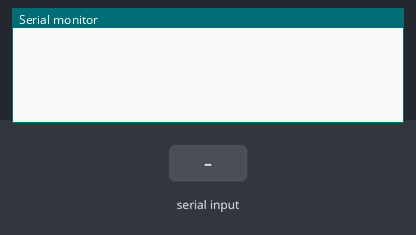
Bench run of a sketch on a simulated Arduino Uno, built with avr-gcc and run on an emulated ATmega328P. On the bench: the last lines printed to the serial monitor. The test bench sets the inputs (shaded band).

Above: at 1.2 s.
1.3 s: "1" received over Serial
At 1.9 s:
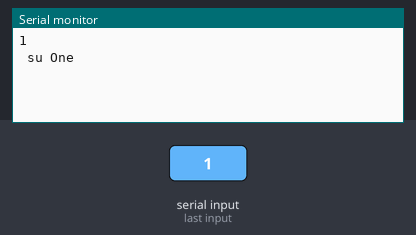
2.8 s: "2" received over Serial
At 4.0 s:
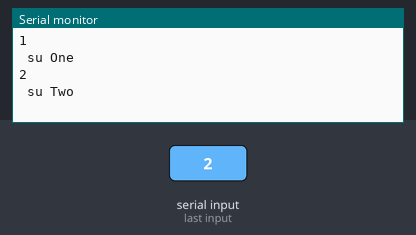
4.3 s: "0" received over Serial
At 5.2 s:
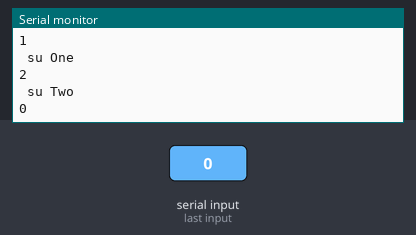

The sketch:

test06SerialRead.ino
```cpp
int su;
void setup() {
  Serial.begin(9600);
}
void loop() {
  if(Serial.available()){
    su=Serial.read();
    Serial.println((char)su);
    if(su=='1'){
     Serial.write("\n su One \n");
    }
    if(su=='2'){
     Serial.write("\n su Two \n");
    }
  }

}
```

Measured:
- after the input at 1.3 s, the serial monitor: prints a new line at once (image 1)
- after the input at 2.8 s, the serial monitor: prints a new line at once (image 2)
- after the input at 4.3 s, the serial monitor: prints a new line at once (image 3)
